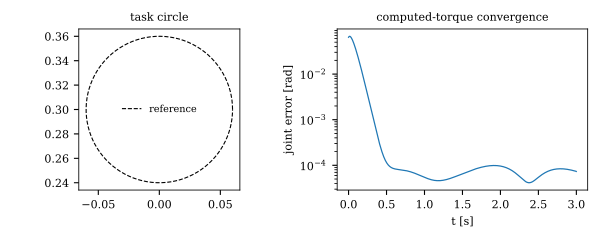

Source code (Python):
# polypantograph example -- Author: Abolfazl Mohebbi, PhD., Polytechnique Montreal
# License: PolyForm Noncommercial License 1.0.0 (non-commercial use only)
import sys, os
sys.path.insert(0, os.path.abspath(os.path.join(os.path.dirname(__file__), "..")))
"""
example_dynamics.py -- model-based (computed-torque) tracking with the
five-bar dynamic model, all parameters loaded from a URDF.

The robot is placed in the vertical mounting (gravity active).  The
end-effector is commanded around a circle; at every sample the inverse
dynamics provides the feedforward torque of a computed-torque law, and the
forward dynamics advances a simulated plant.  This is the model-based inner
loop an interaction/rehabilitation controller would sit on top of.

To move this to a real robot:
  * read the measured joint angles from your RobotIO subclass instead of the
    simulated plant (see example_IK.py / example_FK.py),
  * send the computed torque tau to your current-controlled drives,
  * keep the same inverse_dynamics() call for the feedforward.
"""

import numpy as np
from ikine import ik
from urdf_loader import build_dynamics

HERE = os.path.dirname(__file__)
OMEGA, RATE, T = (+1, -1), 1000.0, 3.0
dt = 1.0 / RATE

# build the dynamics straight from the URDF (vertical mounting)
# dyn, geom = build_dynamics(os.path.join(HERE, "fivebar.urdf"), gravity=(0.0, -9.81))
dyn, geom = build_dynamics(os.path.join(HERE, "general_arm.urdf"), gravity=(0.0, -9.81))


# circular task reference -> joint reference via inverse kinematics
t = np.arange(int(T * RATE)) * dt
w = 2 * np.pi / T
Xref = np.stack([0.06 * np.cos(w * t), 0.30 + 0.06 * np.sin(w * t)], axis=1)
Qref = np.array([ik(geom, X, OMEGA) for X in Xref])
Qd_ref = np.gradient(Qref, dt, axis=0)
Qdd_ref = np.gradient(Qd_ref, dt, axis=0)

# computed-torque control of a simulated plant
Kp, Kd = 400.0, 40.0
q = Qref[0] + np.array([0.05, -0.04])           # deliberate initial error
qd = np.zeros(2)
err, peak_tau = [], 0.0
for k in range(len(t)):
    e = Qref[k] - q
    aq = Qdd_ref[k] + Kd * (Qd_ref[k] - qd) + Kp * e
    tau = dyn.inverse_dynamics(q, qd, aq)        # feedforward + feedback
    q, qd = dyn.step(q, qd, tau, dt)             # advance the plant (FD)
    err.append(np.linalg.norm(e)); peak_tau = max(peak_tau, np.abs(tau).max())
err = np.array(err)
print("computed-torque tracking (vertical mounting):")
print(f"  initial error  {err[0]*1e3:6.1f} mrad")
print(f"  settled error  {err[-200:].max()*1e3:8.3e} mrad")
print(f"  peak |tau|     {peak_tau:6.3f} N.m")

try:
    import matplotlib.pyplot as plt
    import plotting
    plotting.setup_style()
    fig, ax = plt.subplots(1, 2, figsize=(6, 2.4))
    ax[0].plot(Xref[:, 0], Xref[:, 1], "k--", lw=0.8, label="reference")
    ax[0].set_aspect("equal"); ax[0].legend(frameon=False, fontsize=7)
    ax[0].set_title("task circle", fontsize=8)
    ax[1].semilogy(t, np.maximum(err, 1e-9), lw=0.9)
    ax[1].set_xlabel("t [s]"); ax[1].set_ylabel("joint error [rad]")
    ax[1].set_title("computed-torque convergence", fontsize=8)
    fig.tight_layout(); fig.savefig("example_dynamics.pdf")
    print("  plot saved: example_dynamics.pdf")
except ImportError:
    pass
